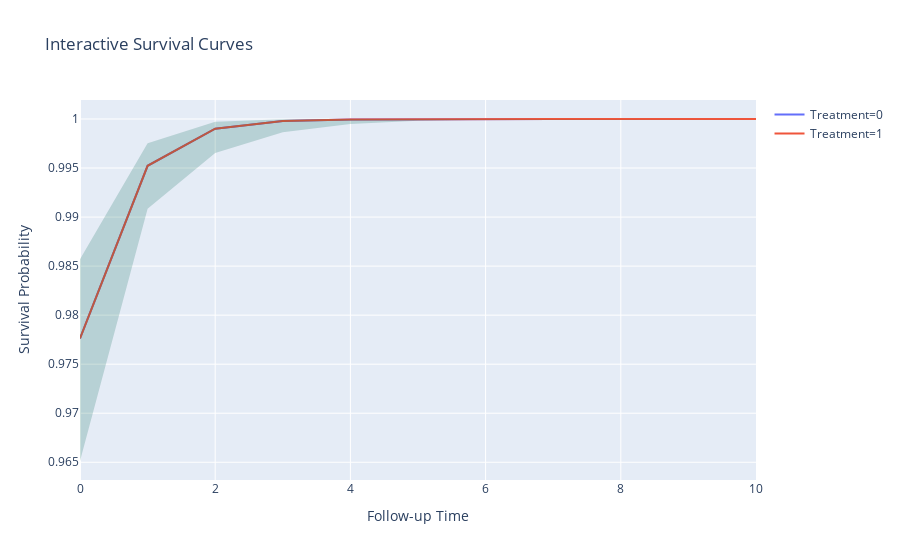

The cell this chart's notebook holds for it:
### Markdown cell above
# Interactive Survival Curves using Plotly

### Code cell
fig = go.Figure()

for treat in treatments:
    subset = surv_df[surv_df['treatment']==treat]
    fig.add_trace(go.Scatter(
    x=subset['followup_time'],
    y=subset['survival'],
    mode='lines',
    name=f"Treatment={treat}"
    ))
# Add CI as fill
fig.add_trace(go.Scatter(
x=pd.concat([subset['followup_time'], subset['followup_time'][::-1]]),
y=pd.concat([subset['surv_upper'], subset['surv_lower'][::-1]]),
fill='toself',
fillcolor='rgba(0,100,80,0.2)',
line=dict(color='rgba(255,255,255,0)'),
hoverinfo="skip",
showlegend=False
))

fig.update_layout(
    title="Interactive Survival Curves",
    xaxis_title="Follow-up Time",
    yaxis_title="Survival Probability"
)
fig.show()

### Figure 1 — Plotly figure (JSON) as saved in the notebook; plotly's stock layout.template omitted (floating-point values rounded to 4 significant figures)
{"data": [{"mode": "lines", "name": "Treatment=0", "type": "scatter", "x": [0, 1, 2, 3, 4, 5, 6, 7, 8, 9, 10], "y": [0.9776, 0.9952, 0.999, 0.9998, 1.0, 1.0, 1.0, 1.0, 1.0, 1.0, 1.0]}, {"mode": "lines", "name": "Treatment=1", "type": "scatter", "x": [0, 1, 2, 3, 4, 5, 6, 7, 8, 9, 10], "y": [0.9776, 0.9952, 0.999, 0.9998, 1.0, 1.0, 1.0, 1.0, 1.0, 1.0, 1.0]}, {"fill": "toself", "fillcolor": "rgba(0,100,80,0.2)", "hoverinfo": "skip", "line": {"color": "rgba(255,255,255,0)"}, "showlegend": false, "type": "scatter", "x": [0, 1, 2, 3, 4, 5, 6, 7, 8, 9, 10, 10, 9, 8, 7, 6, 5, 4, 3, 2, 1, 0], "y": [0.9857, 0.9975, 0.9997, 1.0, 1.0, 1.0, 1.0, 1.0, 1.0, 1.0, 1.0, 1.0, 1.0, 1.0, 1.0, 0.9999, 0.9998, 0.9995, 0.9987, 0.9965, 0.9908, 0.9651]}], "layout": {"title": {"text": "Interactive Survival Curves"}, "xaxis": {"title": {"text": "Follow-up Time"}}, "yaxis": {"title": {"text": "Survival Probability"}}}}
